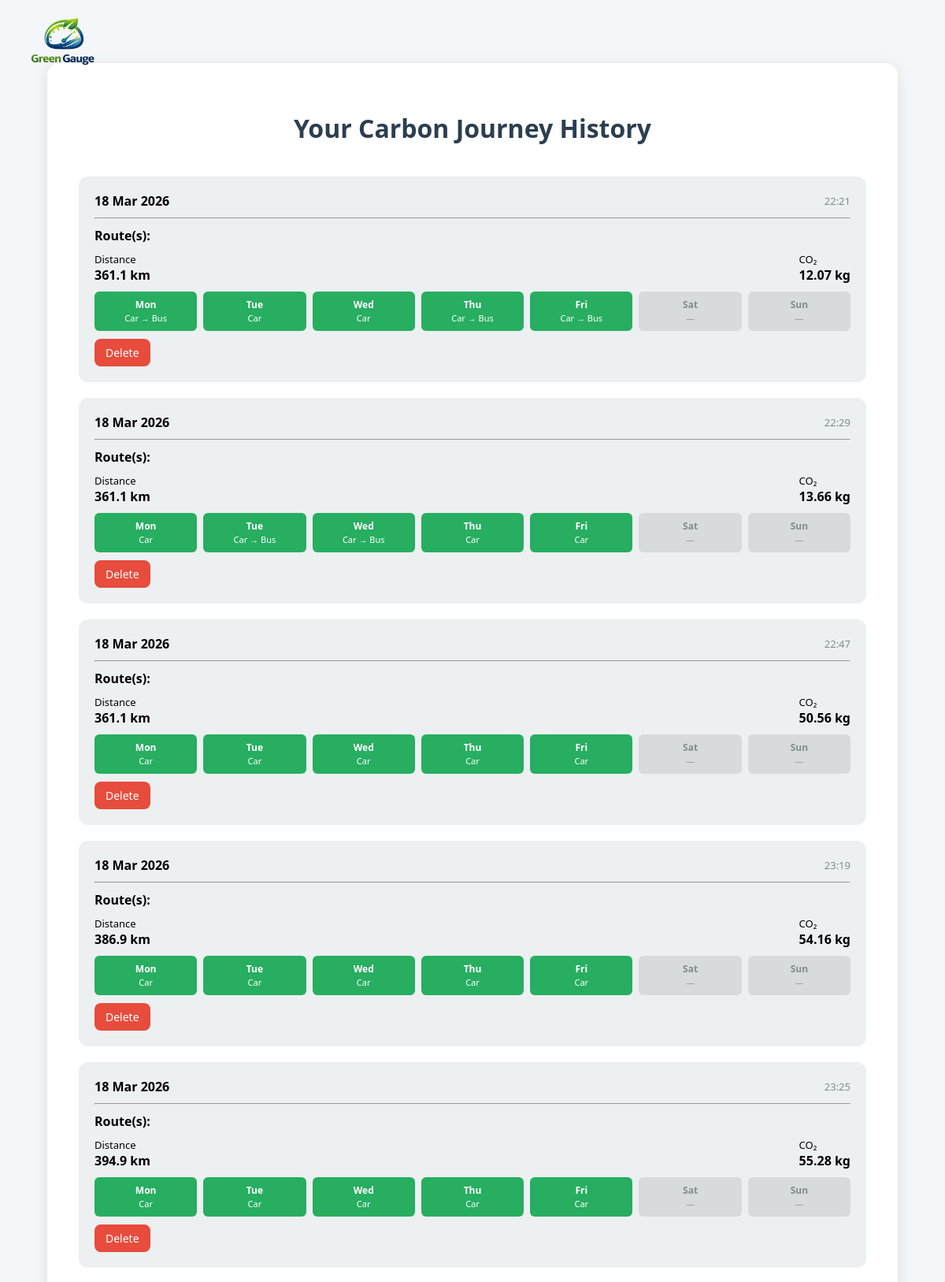
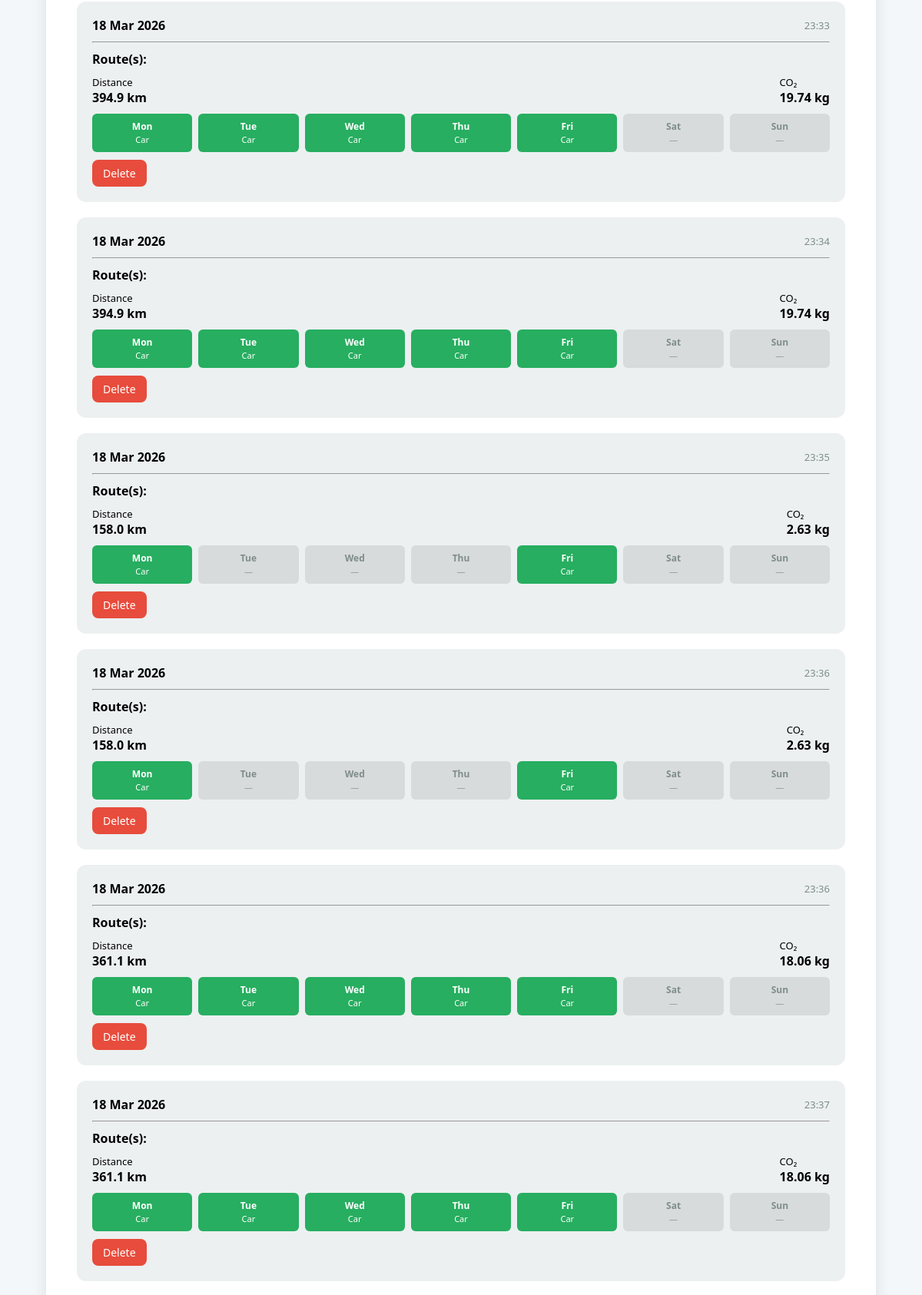
Page /previous-results/ (signed in, upper part) on the committed database (2 pictures, top to bottom).
### carbon_app/models.py (models this page shows, shortened)
class EmissionRecord(models.Model):
    user = models.ForeignKey(User, on_delete=models.CASCADE)
    origin = models.CharField(max_length=200)
    destination = models.CharField(max_length=200)
    transport_mode = models.CharField(max_length=50, default="car")
    mode_2 = models.CharField(max_length=20, blank=True, null=True)
    secondary_origin = models.CharField(max_length=200, blank=True, null=True)
    distance_km = models.FloatField()
    weekly_emissions = models.FloatField()
    days = models.CharField(max_length=50, blank=True)
    created_at = models.DateTimeField(auto_now_add=True)

### carbon_app/views.py (the view)
# urls.py: path('previous-results/', views.previous_results, name='previous_results'),
@login_required
def previous_results(request):
    day_order = ["mon", "tue", "wed", "thu", "fri", "sat", "sun"]
    results = EmissionRecord.objects.filter(user=request.user).order_by("created_at")
    for r in results:
        r.destination_display = CAR_PARK_NAMES.get(r.destination, r.destination.title())
        try:
            schedule_data = json.loads(r.days)
        except:
            schedule_data = []
        routes_set = set()
        for item in schedule_data:
            mode = item.get("mode")
            origin = item.get("origin")
            destination = item.get("destination")
            secondary = item.get("secondary_origin")
            destination_display = CAR_PARK_NAMES.get(destination, destination)
            if origin and destination:
                route_str = origin
                if secondary:
                    route_str += f" → {secondary}"
                route_str += f" → {destination_display}"
                routes_set.add(route_str)
        r.routes_list = list(routes_set)
        day_map = {item["day"]: item["mode"] for item in schedule_data}
        full_schedule = []
        for d in day_order:
            full_schedule.append({
                "day": day_names.get(d, d),
                "mode": day_map.get(d),
                "used": d in day_map
            })
        r.schedule = full_schedule
        r.total_distance = r.distance_km
    if results:
        total = sum(r.weekly_emissions for r in results)
        average = round(total / len(results),2)
    else:
        average = 0
    return render(request,"previous_results.html",{
        "results":results,
        "average_emissions":average
    })

### carbon_app/templates/previous_results.html (shortened to what this page needs)
<!DOCTYPE html>
<html>
<head>
{% load static %}
</head>
<body>
    <a href="{% url 'reset_start' %}">
    <img src="{% static 'carbon_app/images/app_logo.png' %}" class="app-logo">
</a>
<div class="container">
<h1>Your Carbon Journey History</h1>
{% if results %}
{% for r in results %}
<div class="result-card">
<div style="display:flex; justify-content:space-between; align-items:center;">
    <strong>{{ r.created_at|date:"d M Y" }}</strong>
    <span class="date">{{ r.created_at|date:"H:i" }}</span>
</div>
<hr style="margin:10px 0;">
<p><strong>Route(s):</strong><br>
</p>
<div style="display:flex; justify-content:space-between; margin-top:10px;">
<div>
<p style="margin:0; font-size:13px;">Distance</p>
<strong>{{ r.total_distance|floatformat:1 }} km</strong>
</div>
<div>
<p style="margin:0; font-size:13px;">CO₂</p>
<strong>{{ r.weekly_emissions|floatformat:2 }} kg</strong>
</div>
</div>
<div class="day-grid">
{% for d in r.schedule %}
<div class="day-box {% if not d.used %}empty{% endif %}">
    <strong>{{ d.day }}</strong><br>
    {% if d.used %}
        <span style="font-size:11px;">
            {{ d.mode|title }}
        </span>
    {% else %}
        <span style="font-size:11px; color:#999;">
            —
        </span>
    {% endif %}
</div>
{% endfor %}
</div>
<a href="{% url 'delete_result' r.id %}" class="delete-btn">
Delete
</a>
</div>
{% endfor %}
{% else %}
<p style="text-align:center;">No journeys recorded yet.</p>
{% endif %}
</div>
</body>
</html>

### carbon_app/templates/previous_results.html (style rules this page uses)
body { font-family:'Segoe UI', sans-serif; background-color:#f4f7f9; margin:0; padding:0; }
.container { width:100%; max-width:1000px; margin:80px auto; background:white; padding:40px; border-radius:16px; box-shadow:0 4px 20px rgba(0,0,0,0.1); }
h1 { text-align:center; color:#2c3e50; margin-bottom:40px; }
.result-card { background:#ecf0f1; padding:20px; border-radius:12px; margin-bottom:20px; }
.result-card p { margin:6px 0; }
.date { color:#7f8c8d; font-size:13px; }
.delete-btn { display:inline-block; margin-top:10px; padding:8px 14px; background:#e74c3c; color:white; text-decoration:none; border-radius:8px; font-size:14px; }
.app-logo { position:fixed; top:15px; left:20px; width:120px; z-index:1000; }
.day-grid { display:grid; grid-template-columns:repeat(7,1fr); gap:8px; margin-top:10px; }
.day-box { background:#27ae60; color:white; padding:8px; border-radius:6px; font-size:12px; text-align:center; }
.day-box.empty { background:#d8dbdb; color:#7f8c8d; }

### rows in the picture
EmissionRecord: created_at "18 Mar 2026", created_at "22:21", total_distance "361.1", weekly_emissions "12.07", day "Mon" "Tue" "Wed" "Thu" "Fri" "Sat" "Sun", mode "Car → Bus" "Car" "Car" "Car → Bus" "Car → Bus"
EmissionRecord: created_at "18 Mar 2026", created_at "22:29", total_distance "361.1", weekly_emissions "13.66", day "Mon" "Tue" "Wed" "Thu" "Fri" "Sat" "Sun", mode "Car" "Car → Bus" "Car → Bus" "Car" "Car"
EmissionRecord: created_at "18 Mar 2026", created_at "22:47", total_distance "361.1", weekly_emissions "50.56", day "Mon" "Tue" "Wed" "Thu" "Fri" "Sat" "Sun", mode "Car" "Car" "Car" "Car" "Car"
EmissionRecord: created_at "18 Mar 2026", created_at "23:19", total_distance "386.9", weekly_emissions "54.16", day "Mon" "Tue" "Wed" "Thu" "Fri" "Sat" "Sun", mode "Car" "Car" "Car" "Car" "Car"
EmissionRecord: created_at "18 Mar 2026", created_at "23:25", total_distance "394.9", weekly_emissions "55.28", day "Mon" "Tue" "Wed" "Thu" "Fri" "Sat" "Sun", mode "Car" "Car" "Car" "Car" "Car"
EmissionRecord: created_at "18 Mar 2026", created_at "23:33", total_distance "394.9", weekly_emissions "19.74", day "Mon" "Tue" "Wed" "Thu" "Fri" "Sat" "Sun", mode "Car" "Car" "Car" "Car" "Car"
EmissionRecord: created_at "18 Mar 2026", created_at "23:34", total_distance "394.9", weekly_emissions "19.74", day "Mon" "Tue" "Wed" "Thu" "Fri" "Sat" "Sun", mode "Car" "Car" "Car" "Car" "Car"
EmissionRecord: created_at "18 Mar 2026", created_at "23:35", total_distance "158.0", weekly_emissions "2.63", day "Mon" "Tue" "Wed" "Thu" "Fri" "Sat" "Sun", mode "Car" "Car"
EmissionRecord: created_at "18 Mar 2026", created_at "23:36", total_distance "158.0", weekly_emissions "2.63", day "Mon" "Tue" "Wed" "Thu" "Fri" "Sat" "Sun", mode "Car" "Car"
EmissionRecord: created_at "18 Mar 2026", created_at "23:36", total_distance "361.1", weekly_emissions "18.06", day "Mon" "Tue" "Wed" "Thu" "Fri" "Sat" "Sun", mode "Car" "Car" "Car" "Car" "Car"
EmissionRecord: created_at "18 Mar 2026", created_at "23:37", total_distance "361.1", weekly_emissions "18.06", day "Mon" "Tue" "Wed" "Thu" "Fri" "Sat" "Sun", mode "Car" "Car" "Car" "Car" "Car"
